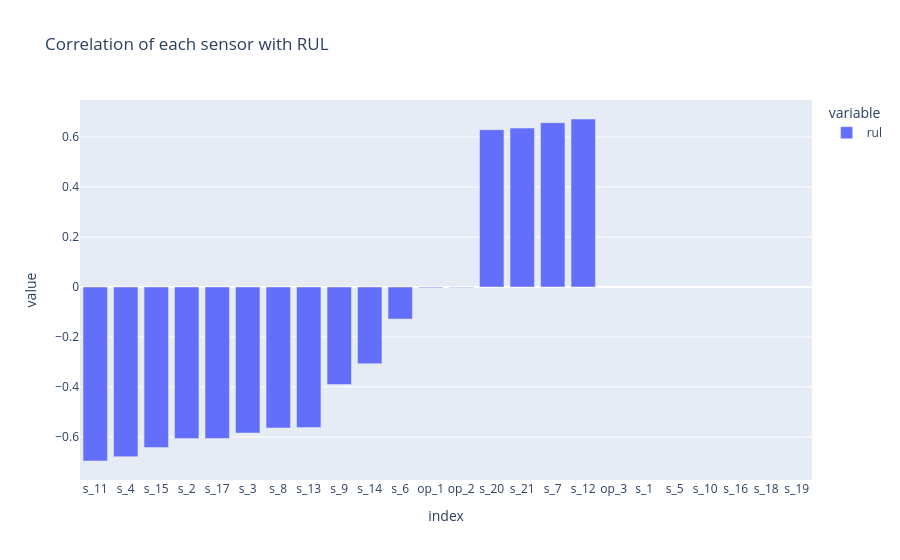

Source (notebook cell):
### Markdown cell above
Which sensors track degradation?

### Code cell
corr = train[sensors + ["rul"]].corr()["rul"].drop("rul").sort_values()
px.bar(corr, title="Correlation of each sensor with RUL")

### Figure 1 — Plotly figure (JSON) as saved in the notebook; plotly's stock layout.template omitted (floating-point values rounded to 4 significant figures)
{"data": [{"hovertemplate": "variable=rul<br>index=%{x}<br>value=%{y}<extra></extra>", "legendgroup": "rul", "marker": {"color": "#636efa", "pattern": {"shape": ""}}, "name": "rul", "orientation": "v", "showlegend": true, "textposition": "auto", "type": "bar", "x": ["s_11", "s_4", "s_15", "s_2", "s_17", "s_3", "s_8", "s_13", "s_9", "s_14", "s_6", "op_1", "op_2", "s_20", "s_21", "s_7", "s_12", "op_3", "s_1", "s_5", "s_10", "s_16", "s_18", "s_19"], "xaxis": "x", "y": [-0.6962, -0.6789, -0.6427, -0.6065, -0.6062, -0.5845, -0.564, -0.5626, -0.3901, -0.3068, -0.1283, -0.003198, -0.001948, 0.6294, 0.6357, 0.6572, 0.672, NaN, NaN, NaN, NaN, NaN, NaN, NaN], "yaxis": "y"}], "layout": {"barmode": "relative", "legend": {"title": {"text": "variable"}, "tracegroupgap": 0}, "title": {"text": "Correlation of each sensor with RUL"}, "xaxis": {"anchor": "y", "domain": [0, 1], "title": {"text": "index"}}, "yaxis": {"anchor": "x", "domain": [0, 1], "title": {"text": "value"}}}}
